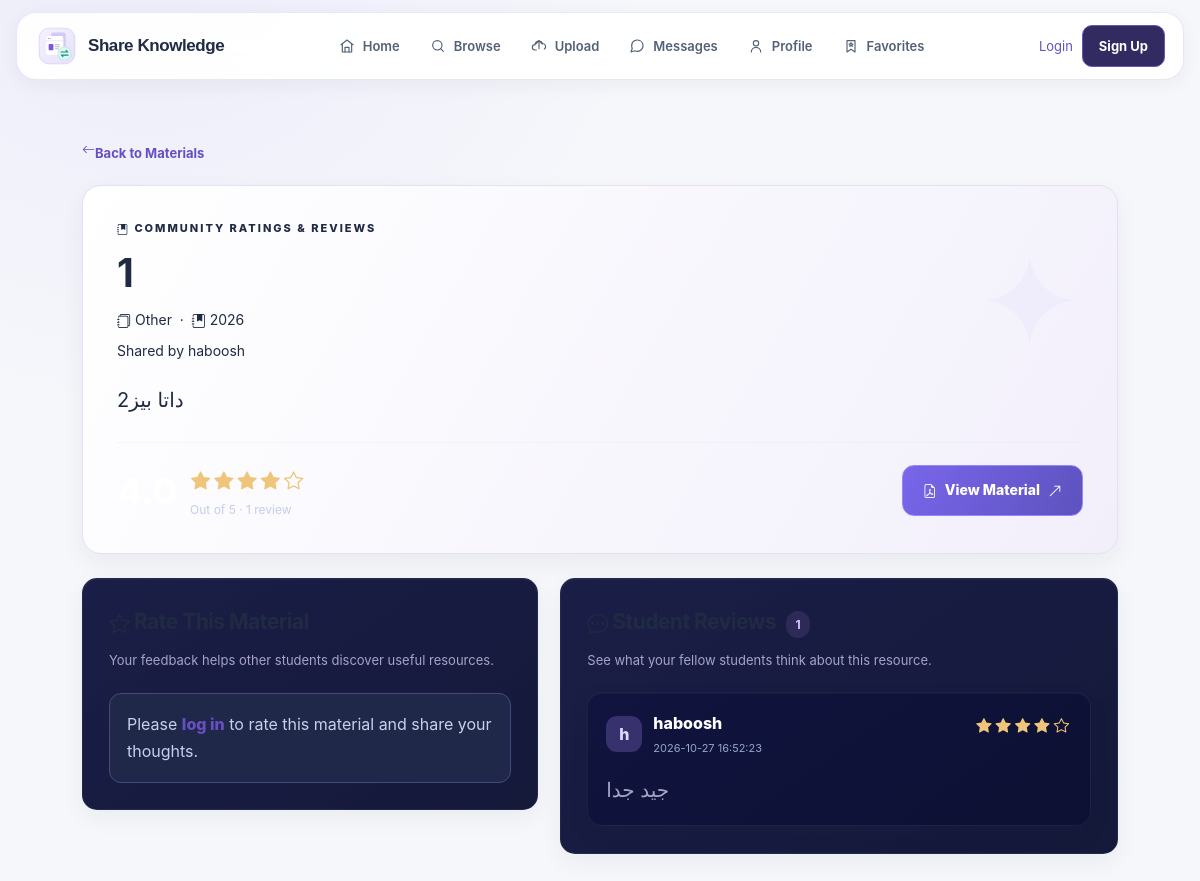
The page /material_reviews.php?id=4 on the database its author committed.
### tables this page shows
CREATE TABLE `materials` (
  `id` int(11) NOT NULL,
  `user_id` int(11) NOT NULL,
  `subject` varchar(100) NOT NULL,
  `chapter` varchar(200) NOT NULL,
  `academic_year` varchar(100) NOT NULL,
  `description` text NOT NULL,
  `file_path` varchar(255) NOT NULL,
  `created_at` timestamp NOT NULL DEFAULT current_timestamp()
);

CREATE TABLE `users` (
  `id` int(11) NOT NULL,
  `name` varchar(100) NOT NULL,
  `email` varchar(150) NOT NULL,
  `password` varchar(255) NOT NULL,
  `created_at` timestamp NOT NULL DEFAULT current_timestamp(),
  `role` enum('student','admin') NOT NULL DEFAULT 'student'
);

CREATE TABLE `reviews` (
  `id` int(11) NOT NULL,
  `user_id` int(11) NOT NULL,
  `material_id` int(11) NOT NULL,
  `rating` tinyint(4) NOT NULL,
  `comment` text DEFAULT NULL,
  `created_at` timestamp NOT NULL DEFAULT current_timestamp()
);

### material_reviews.php (the view, shortened to what this page needs)
<?php
require_once 'db.php';
function e($value) {
    return htmlspecialchars((string)$value, ENT_QUOTES, 'UTF-8');
}
$materialId = filter_input(INPUT_GET, 'id', FILTER_VALIDATE_INT);
$stmt = $conn->prepare('SELECT m.id, m.subject, m.chapter, m.academic_year,
                              m.description, u.name AS uploader_name
                       FROM materials m
                       LEFT JOIN users u ON m.user_id = u.id
                       WHERE m.id = ?');
$stmt->execute([$materialId]);
$material = $stmt->fetch(PDO::FETCH_ASSOC);
$statsStmt = $conn->prepare('SELECT COUNT(*) AS total_reviews, AVG(rating) AS average_rating FROM reviews WHERE material_id = ?');
$statsStmt->execute([$materialId]);
$stats = $statsStmt->fetch(PDO::FETCH_ASSOC);
$reviewsStmt = $conn->prepare('SELECT r.rating, r.comment, r.created_at, u.name AS reviewer_name
                              FROM reviews r JOIN users u ON r.user_id = u.id
                              WHERE r.material_id = ? ORDER BY r.created_at DESC, r.id DESC');
$reviewsStmt->execute([$materialId]);
$reviews = $reviewsStmt->fetchAll(PDO::FETCH_ASSOC);
$myReview = null;
$average = $stats['average_rating'] !== null ? number_format((float)$stats['average_rating'], 1) : '0.0';
$totalReviews = (int)$stats['total_reviews'];
?>
<!DOCTYPE html>
<html lang="en">
<head>
<link rel="stylesheet" href="https://cdn.jsdelivr.net/npm/bootstrap-icons@1.11.3/font/bootstrap-icons.min.css">
<link rel="stylesheet" href="assets/css/style.css">
<link rel="stylesheet" href="assets/css/material_reviews.css">
<link rel="stylesheet" href="assets/css/brand-system.css">
<link rel="stylesheet" href="assets/css/unified-interface.css?v=3">
<link rel="stylesheet" href="assets/css/navbar-glass.css?v=1">
</head>
<body class="rv-midnight">
<header class="rv-nav">
  <a href="index.php" class="rv-logo"><span class="rv-logo-icon"><img class="brand-symbol" src="assets/images/slide-exchange-logo-light.svg" alt=""></span>Share Knowledge</a>
  <nav class="rv-links" aria-label="Main navigation">
    <a href="index.php">Home</a><a href="browse.php">Browse</a><a href="upload.php">Upload</a><a href="messages.php">Messages</a><a href="profile.php">Profile</a><a href="favorites.php">Favorites</a>
  </nav>
  <div class="rv-account">
    <?php if (isset($_SESSION['user_id'])): ?>
      <span>Welcome, <?= e($_SESSION['user_name'] ?? 'Student') ?></span>
      <a class="rv-logout" href="logout.php">Logout</a>
    <?php else: ?>
      <a href="login.php">Login</a><a href="signup.php" class="rv-signup">Sign Up</a>
    <?php endif; ?>
  </div>
</header>
<main class="rv-container">
  <a class="rv-back" href="browse.php"><i class="bi bi-arrow-left" aria-hidden="true"></i> Back to Materials</a>
  <section class="rv-hero">
    <p class="rv-eyebrow"><i class="bi bi-journal-bookmark-fill" aria-hidden="true"></i> Community ratings &amp; reviews</p>
    <h1><?= e($material['chapter']) ?></h1>
    <p class="rv-meta"><i class="bi bi-journals" aria-hidden="true"></i> <?= e($material['subject']) ?> &nbsp;·&nbsp; <i class="bi bi-journal-bookmark-fill" aria-hidden="true"></i> <?= e($material['academic_year']) ?></p>
    <p class="rv-meta">Shared by <?= e($material['uploader_name'] ?? 'Unknown Student') ?></p>
    <p class="rv-desc"><?= nl2br(e($material['description'])) ?></p>
    <div class="rv-hero-bottom">
      <div class="rv-rating">
        <span class="rv-rating-number"><?= e($average) ?></span>
        <div><div class="rv-stars" aria-label="<?= e($average) ?> out of 5 stars"><?php for ($star = 1; $star <= 5; $star++): ?><i class="bi <?= $star <= (int)round((float)$average) ? 'bi-star-fill' : 'bi-star' ?>" aria-hidden="true"></i><?php endfor; ?></div><div class="rv-rating-sub">Out of 5 · <?= $totalReviews ?> <?= $totalReviews === 1 ? 'review' : 'reviews' ?></div></div>
      </div>
      <a class="rv-primary" href="view_material.php?id=<?= (int)$materialId ?>" target="_blank" rel="noopener noreferrer"><i class="bi bi-file-earmark-pdf" aria-hidden="true"></i> View Material <i class="bi bi-arrow-up-right" aria-hidden="true"></i></a>
    </div>
  </section>
  <div class="rv-columns">
    <section class="rv-card">
      <h2><i class="bi bi-star" aria-hidden="true"></i> Rate This Material</h2>
      <p class="rv-card-intro">Your feedback helps other students discover useful resources.</p>
      <?php if (isset($_SESSION['user_id'])): ?>
        <form action="save_review.php" method="POST">
          <input type="hidden" name="csrf_token" value="<?= e($_SESSION['review_csrf']) ?>">
          <input type="hidden" name="material_id" value="<?= (int)$materialId ?>">
          <label class="rv-label" for="rating">Your Rating</label>
          <select class="rv-select" id="rating" name="rating" required>
            <?php for ($i = 5; $i >= 1; $i--): ?>
              <option value="<?= $i ?>" <?= (int)($myReview['rating'] ?? 5) === $i ? 'selected' : '' ?>><?= $i ?> <?= $i === 1 ? 'Star' : 'Stars' ?></option>
            <?php endfor; ?>
          </select>
          <label class="rv-label" for="comment">Your Comment</label>
          <textarea class="rv-textarea" id="comment" name="comment" maxlength="2000" placeholder="Share your experience with this material..."><?= e($myReview['comment'] ?? '') ?></textarea>
          <button type="submit" class="rv-primary rv-submit"><?= $myReview ? '<i class="bi bi-journal-bookmark-fill" aria-hidden="true"></i> Update Review' : '<i class="bi bi-journal-bookmark-fill" aria-hidden="true"></i> Submit Review' ?></button>
        </form>
      <?php else: ?>
        <div class="rv-login-note">Please <a href="login.php">log in</a> to rate this material and share your thoughts.</div>
      <?php endif; ?>
    </section>
    <section class="rv-card">
      <h2><i class="bi bi-chat-dots" aria-hidden="true"></i> Student Reviews <span class="rv-count"><?= $totalReviews ?></span></h2>
      <p class="rv-card-intro">See what your fellow students think about this resource.</p>
      <?php if (!$reviews): ?>
        <div class="rv-empty"><div class="rv-empty-icon"><i class="bi bi-chat-square-text" aria-hidden="true"></i></div><strong>No reviews yet</strong><p>Be the first to share your opinion!</p></div>
      <?php else: ?>
        <div class="rv-review-list">
          <?php foreach ($reviews as $review): ?>
            <article class="rv-review">
              <div class="rv-review-top">
                <div class="rv-review-user"><span class="rv-avatar"><?= e(mb_substr((string)$review['reviewer_name'], 0, 1, 'UTF-8')) ?></span><div><div class="rv-review-name"><?= e($review['reviewer_name']) ?></div><div class="rv-review-date"><?= e($review['created_at']) ?></div></div></div>
                <div class="rv-stars rv-review-stars" aria-label="<?= (int)$review['rating'] ?> out of 5 stars"><?= str_repeat('<i class="bi bi-star-fill" aria-hidden="true"></i>', (int)$review['rating']) ?><?= str_repeat('<i class="bi bi-star" aria-hidden="true"></i>', max(0, 5 - (int)$review['rating'])) ?></div>
              </div>
              <?php if (trim((string)$review['comment']) !== ''): ?><p class="rv-review-comment"><?= nl2br(e($review['comment'])) ?></p><?php endif; ?>
            </article>
          <?php endforeach; ?>
        </div>
      <?php endif; ?>
    </section>
  </div>
</main>
</body>
</html>

### assets/css/style.css (style rules this page uses)
body { margin: 0; background-color: #eaf2ff; font-family: Arial, sans-serif; }
h1 { color: #2563eb; font-size: 40px; }
p { color: #334155; font-size: 20px; }
:root { --sk-ink:#142338; --sk-muted:#64748b; --sk-brand:#286cdb; --sk-brand-dark:#174ea6; --sk-accent:#19a68c; --sk-surface:#ffffff; --sk-canvas:#f3f7fc; --sk-line:#e1e9f2; --sk-radius:18px; }
html { scroll-behavior:smooth; }
body { font-family:'DM Sans',Arial,sans-serif; color:var(--sk-ink); background:var(--sk-canvas); }
h1,h2,h3,h4,.brand,.logo { font-family:'Outfit','DM Sans',Arial,sans-serif; }
a { transition:color .18s ease,background-color .18s ease,border-color .18s ease,transform .18s ease,box-shadow .18s ease; }
.site-header,.mn-nav,.mid-nav,.topbar,.top,.rv-nav,.my-navbar,.edit-navbar,.navbar { background:#fff; color:var(--sk-ink); border-bottom:1px solid var(--sk-line); box-shadow:0 5px 24px rgba(17,42,76,.055); }
.site-header a,.mn-nav a,.mid-nav a,.topbar a,.top a,.rv-nav a,.my-navbar a,.edit-navbar a,.navbar a { color:var(--sk-ink); }

### assets/css/navbar-glass.css (style rules this page uses)
:root { --nav-ink:#14143A;--nav-deep:#0B1028;--nav-purple:#7040FF;--nav-lavender:#A78BFA;--nav-glass:rgba(255,255,255,.82);--nav-border:rgba(112,64,255,.14);--nav-muted:#727596 }
header.site-header,header.mn-nav,header.mid-nav,header.topbar,header.navbar,header.my-navbar,header.rv-nav,header.mu-nav,header.edit-navbar { position:sticky!important;top:12px!important;z-index:1000!important;display:flex!important;align-items:center!important;justify-content:space-between!important;gap:20px!important;width:min(calc(100% - 32px),1440px)!important;min-height:68px!important;margin:12px auto 20px!important;padding:10px 18px!important;border:1px solid var(--nav-border)!important;border-radius:20px!important;background:var(--nav-glass)!important;color:var(--nav-ink)!important;box-shadow:0 12px 34px rgba(67,49,129,.09),inset 0 1px 0 rgba(255,255,255,.9)!important;backdrop-filter:blur(18px) saturate(145%)!important;-webkit-backdrop-filter:blur(18px) saturate(145%)!important }
header.site-header .brand,header.mn-nav .mn-brand,header.mid-nav .mid-brand,header.topbar .brand,header.navbar .logo,header.my-navbar .my-logo,header.rv-nav .rv-logo,header.mu-nav .mu-brand,header.edit-navbar .edit-logo { display:inline-flex!important;align-items:center!important;gap:10px!important;flex:0 0 auto!important;color:var(--nav-deep)!important;font-weight:750!important;letter-spacing:-.025em!important;text-decoration:none!important;white-space:nowrap!important }
header .brand-symbol,header .brand-icon img,header .brand-mark img,header .mn-brand-icon img,header .rv-logo-icon img { width:38px!important;height:38px!important;object-fit:contain!important }
header.site-header .site-nav,header.mn-nav .mn-links,header.mid-nav .mid-links,header.topbar .topnav,header.navbar .nav-links,header.my-navbar .my-links,header.rv-nav .rv-links,header.mu-nav .mu-links,header.edit-navbar .edit-links,header.mn-navlinks { display:flex!important;align-items:center!important;justify-content:center!important;gap:4px!important;min-width:0!important }
header.site-header nav a,header.mn-nav nav a,header.mid-nav nav a,header.topbar nav a,header.navbar nav a,header.my-navbar nav a,header.rv-nav nav a,header.mu-nav nav a,header.edit-navbar nav a { display:inline-flex!important;align-items:center!important;justify-content:center!important;gap:8px!important;min-height:42px!important;padding:9px 12px!important;border:1px solid transparent!important;border-radius:12px!important;background:transparent!important;color:#424862!important;font-size:13px!important;font-weight:600!important;line-height:1!important;text-decoration:none!important;white-space:nowrap!important;transition:background .2s ease,color .2s ease,border-color .2s ease,box-shadow .2s ease,transform .2s ease!important }

### rows shown on the page
materials: chapter "1", subject "Other", academic_year "2026", user.name "haboosh", description "داتا بيز2"
reviews: user.name "h", user.name "haboosh", created_at "2026-10-27 16:52:23", comment "جيد جدا"

### other values the page prints
$totalReviews "1"
